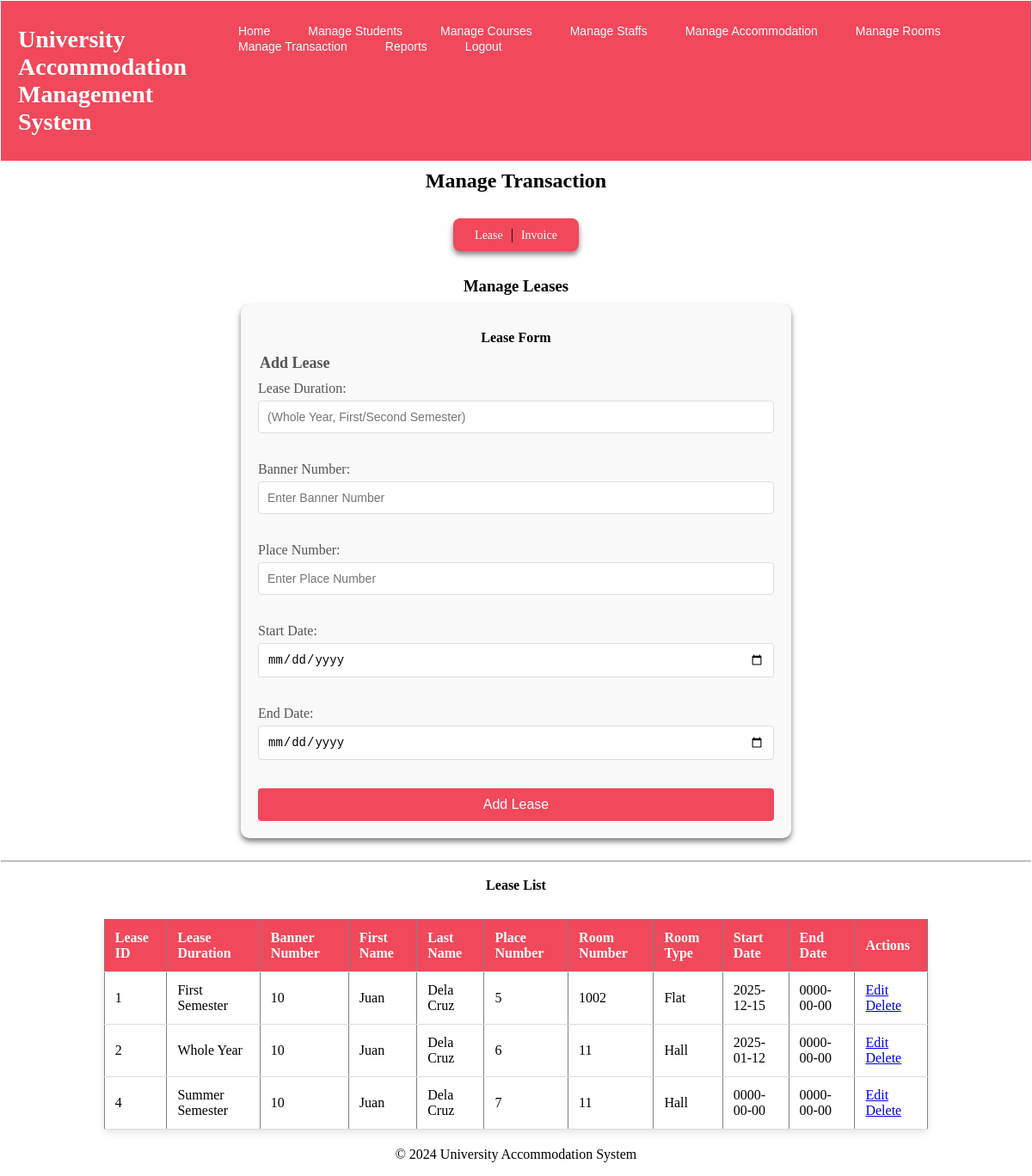
The page /pages/transaction.php (signed in) on the database its author committed.
### tables this page shows
CREATE TABLE `leases` (
  `lease_number` int(11) NOT NULL,
  `lease_duration` varchar(30) DEFAULT NULL,
  `banner_number` int(11) DEFAULT NULL,
  `place_number` int(11) DEFAULT NULL,
  `start_date` date DEFAULT NULL,
  `end_date` date DEFAULT NULL
);

CREATE TABLE `students` (
  `banner_number` int(11) NOT NULL,
  `first_name` varchar(50) DEFAULT NULL,
  `last_name` varchar(50) DEFAULT NULL,
  `category` varchar(50) DEFAULT NULL,
  `special_needs` text DEFAULT NULL,
  `additional_comments` text DEFAULT NULL,
  `current_status` enum('Placed','Waiting') DEFAULT NULL,
  `major` varchar(50) DEFAULT NULL,
  `minor` varchar(50) DEFAULT NULL,
  `adviser_id` int(11) DEFAULT NULL,
  `course_number` int(11) NOT NULL
);

CREATE TABLE `rooms` (
  `place_number` int(11) NOT NULL,
  `room_number` varchar(10) DEFAULT NULL,
  `monthly_rent` decimal(10,2) DEFAULT NULL,
  `room_type` enum('Hall','Flat') DEFAULT NULL,
  `hall_id` int(11) DEFAULT NULL,
  `flat_id` int(11) DEFAULT NULL
);

### pages/trnsc_lease.php (the view, shortened to what this page needs)
<!DOCTYPE html>
<html lang="en">
<head>
    <link rel="stylesheet" href="assets/styles.css">
</head>
<body>
<h3>Manage Leases</h3>
<div class="form-container">
<h4>Lease Form</h4>
<form action="" method="post">
    <fieldset>
        <legend>Add Lease</legend>
        <label for="leaseDuration">Lease Duration:</label>
        <input type="text" name="leaseDuration" placeholder="(Whole Year, First/Second Semester)" required>
        <br><br>
        <label for="bannerNum">Banner Number:</label>
        <input type="text" name="bannerNum" placeholder="Enter Banner Number" required>
        <br><br>
        <label for="placeNumber">Place Number:</label>
        <input type="text" name="placeNumber" placeholder="Enter Place Number" required>
        <br><br>
        <label for="startDate">Start Date:</label>
        <input type="date" name="startDate" placeholder="Start Date">
        <br><br>
        <label for="endDate">End Date:</label>
        <input type="date" name="endDate" placeholder="End Date">
        <br><br>
        <button type="submit">Add Lease</button>
    </fieldset>
</form>
</div>
<?php
$sql = "SELECT l.lease_number, l.lease_duration, s.banner_number AS student_id,
        s.first_name AS fname, s.last_name AS lname, r.place_number AS placeNum,
        r.room_number AS roomNum, r.room_type AS rType, l.start_date, l.end_date
        FROM ((leases l
        JOIN students s ON l.banner_number = s.banner_number)
        JOIN rooms r ON l.place_number = r.place_number)";
$result = $conn->query($sql);
?>
<br><hr>
<h4>Lease List</h4>
<table border="1">
    <tr>
        <th>Lease ID</th>
        <th>Lease Duration</th>
        <th>Banner Number</th>
        <th>First Name</th>
        <th>Last Name</th>
        <th>Place Number</th>
        <th>Room Number</th>
        <th>Room Type</th>
        <th>Start Date</th>
        <th>End Date</th>
        <th>Actions</th>
    </tr>
    <?php
    if ($result->num_rows > 0) {
        while ($row = $result->fetch_assoc()) {
            echo "<tr>
                    <td>" . $row['lease_number'] . "</td>
                    <td>" . $row['lease_duration'] . "</td>
                    <td>" . $row['student_id'] . "</td>
                    <td>" . $row['fname'] . "</td>
                    <td>" . $row['lname'] . "</td>
                    <td>" . $row['placeNum'] . "</td>
                    <td>" . $row['roomNum'] . "</td>
                    <td>" . $row['rType'] . "</td>
                    <td>" . $row['start_date'] . "</td>
                    <td>" . $row['end_date'] . "</td>
                    <td>
                        <a href='?type=lease&edit=" . $row['lease_number'] . "'>Edit</a>
                        <a href='?type=lease&delete=" . $row['lease_number'] . "'>Delete</a>
                    </td>
                </tr>";
        }
    } else {
        echo "<tr><td colspan='8'>No leases found</td></tr>";
    }
    ?>
</table>
</body>
</html>

### assets/styles.css (style rules this page uses)
body { margin: 1px; }
h3, h2, h4 { margin: 0; padding: 10px 20px; color: white; font-weight: bold; text-align: center; color: black; }
table { width: 80%; margin: 20px auto; border-collapse: collapse; background-color: white; box-shadow: 0 4px 8px rgba(0, 0, 0, 0.1); }
th, td { padding: 12px; text-align: left; border-bottom: 1px solid #ddd; }
th { background-color: #f1485b; color: white; }
.form-container { width: 100%; max-width: 600px; margin: 0 auto; padding: 20px; background-color: #f9f9f9; border-radius: 10px; box-shadow: 0 4px 6px rgba(0, 0, 0, 0.5); text-align: center; }
form fieldset { border: none; padding: 0; margin: 0; }
form legend { font-size: 18px; margin-bottom: 10px; font-weight: bold; color: #555; text-align: left; }
form label { display: block; margin-bottom: 5px; color: #555; text-align: left; }
form input[type="text"], form input[type="email"], form input[type="date"], form select { width: 100%; padding: 10px; margin-bottom: 15px; border: 1px solid #ddd; border-radius: 4px; box-sizing: border-box; font-size: 14px; }
form button { width: 100%; padding: 10px; background-color: #f1485b; color: #fff; border: none; border-radius: 4px; font-size: 16px; cursor: pointer; transition: background-color 0.3s ease; }

### rows shown on the page
leases: lease_number "1", lease_duration "First Semester", banner_number.banner_number "10", banner_number.first_name "Juan", banner_number.last_name "Dela Cruz", place_number.place_number "5", place_number.room_number "1002", place_number.room_type "Flat", start_date "2025-12-15", end_date "0000-00-00"
leases: lease_number "2", lease_duration "Whole Year", banner_number.banner_number "10", banner_number.first_name "Juan", banner_number.last_name "Dela Cruz", place_number.place_number "6", place_number.room_number "11", place_number.room_type "Hall", start_date "2025-01-12", end_date "0000-00-00"
leases: lease_number "4", lease_duration "Summer Semester", banner_number.banner_number "10", banner_number.first_name "Juan", banner_number.last_name "Dela Cruz", place_number.place_number "7", place_number.room_number "11", place_number.room_type "Hall", start_date "0000-00-00", end_date "0000-00-00"
